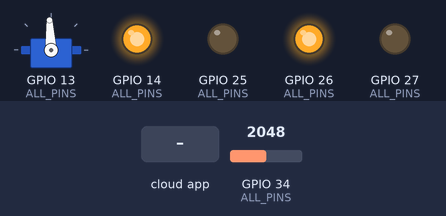
Simulated run of this sketch. Board: ESP32. Shown: servo, output pins drawn as LEDs (lit = HIGH). The test bench sets the inputs (shaded band); at power-on: GPIO 34 (ALL_PINS) = 2048 (analog values on the 0–4095 scale). The ROS host is connected and sends only what is stated; servo pulses on a pin are drawn as a servo (544–2400 µs = 0–180°).

Above: at 1.2 s.
1.3 s: the phone or cloud app sets linear.x to -100
At 1.68 s:
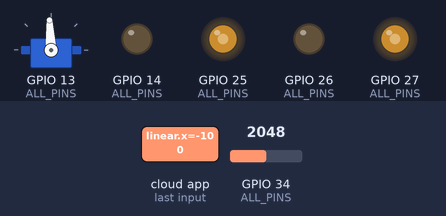
3.3 s: the phone or cloud app sets angular.z to -100
At 5.0 s:
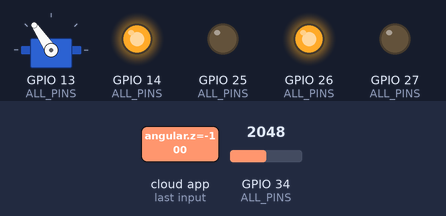
5.3 s: the phone or cloud app sets linear.x to 100
At 6.3 s:
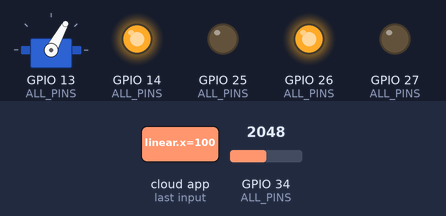
7.3 s: the phone or cloud app sets angular.z to 0
At 7.68 s:
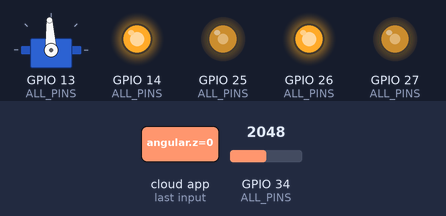
9.3 s: the phone or cloud app sets angular.z to 100
At 9.67 s:
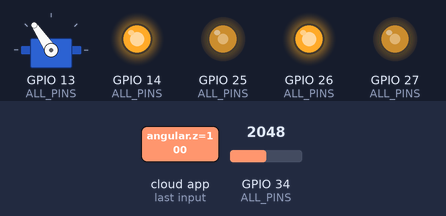
11.3 s: the phone or cloud app sets linear.x to -100
At 11.66 s:
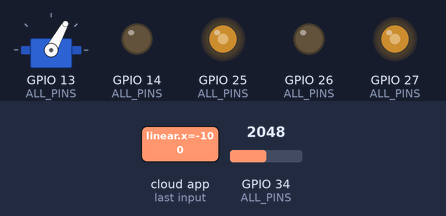
Timing chart, 0 to 14.3 s (numbered marks = the images above; inputs shaded):
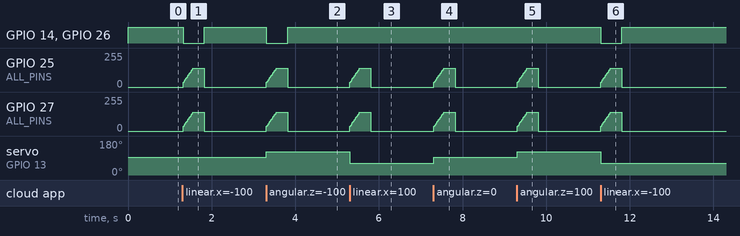

The sketch:

bronco_mcu.ino
```cpp
// Bronco MCU firmware: micro-ROS over USB serial (COM-1..4).
// Board: any ESP32 with the Espressif "esp32" Arduino core 3.x
// Library: micro_ros_arduino (pick the release matching your ROS distro)
// All the control logic is in vehicle_controller.h and is unit-tested on the PC
// (see ../test). This file is only glue.
#include <micro_ros_arduino.h>
#include <rcl/rcl.h>
#include <rclc/executor.h>
#include <rclc/rclc.h>
#include <geometry_msgs/msg/twist.h>
#include <std_msgs/msg/float32_multi_array.h>

#include "arduino_hal.h"
#include "vehicle_controller.h"

static const uint32_t CONTROL_PERIOD_MS = 20;  // 50 Hz  (COM-3)
static const uint32_t PUBLISH_PERIOD_MS = 50;  // 20 Hz  (COM-2)

static Tuning tuning;
static ArduinoHal hal(tuning);
static VehicleController controller(hal, tuning);

static rclc_support_t support;
static rcl_allocator_t allocator;
static rcl_node_t node;
static rclc_executor_t executor;
static rcl_subscription_t cmd_sub;
static rcl_publisher_t state_pub;
static geometry_msgs__msg__Twist cmd_msg;
static std_msgs__msg__Float32MultiArray state_msg;
static float state_data[5];

enum AgentState { WAITING_AGENT, AGENT_AVAILABLE, AGENT_CONNECTED, AGENT_DISCONNECTED };
static AgentState agent_state = WAITING_AGENT;

static void cmdVelCallback(const void* msg) {
  const geometry_msgs__msg__Twist* m = (const geometry_msgs__msg__Twist*)msg;
  controller.onCmdVel((float)m->linear.x, (float)m->angular.z);  // COM-1
}

static bool createEntities() {
  allocator = rcl_get_default_allocator();
  if (rclc_support_init(&support, 0, NULL, &allocator) != RCL_RET_OK) return false;
  if (rclc_node_init_default(&node, "bronco_mcu", "", &support) != RCL_RET_OK) return false;
  if (rclc_subscription_init_default(&cmd_sub, &node,
          ROSIDL_GET_MSG_TYPE_SUPPORT(geometry_msgs, msg, Twist), "cmd_vel") != RCL_RET_OK) return false;
  if (rclc_publisher_init_default(&state_pub, &node,
          ROSIDL_GET_MSG_TYPE_SUPPORT(std_msgs, msg, Float32MultiArray), "mcu/state") != RCL_RET_OK) return false;
  if (rclc_executor_init(&executor, &support.context, 1, &allocator) != RCL_RET_OK) return false;
  if (rclc_executor_add_subscription(&executor, &cmd_sub, &cmd_msg, &cmdVelCallback, ON_NEW_DATA) != RCL_RET_OK) return false;
  return true;
}

static void destroyEntities() {
  rmw_context_t* rmw_context = rcl_context_get_rmw_context(&support.context);
  (void)rmw_uros_set_context_entity_destroy_session_timeout(rmw_context, 0);
  rcl_publisher_fini(&state_pub, &node);
  rcl_subscription_fini(&cmd_sub, &node);
  rclc_executor_fini(&executor);
  rcl_node_fini(&node);
  rclc_support_fini(&support);
}

static void publishState() {  // COM-2: [steer_meas, steer_target, front, rear, flags]
  const State& s = controller.state();
  state_data[0] = s.steer_measured;
  state_data[1] = s.steer_target;
  state_data[2] = s.front_cmd;
  state_data[3] = s.rear_cmd;
  state_data[4] = (float)s.flags;
  (void)rcl_publish(&state_pub, &state_msg, NULL);
}

void setup() {
  hal.begin();
  controller.begin();  // motors 0, servo centred before anything else (SAF-1)

  set_microros_transports();  // USB serial

  state_msg.data.data = state_data;
  state_msg.data.size = 5;
  state_msg.data.capacity = 5;
  state_msg.layout.dim.data = NULL;
  state_msg.layout.dim.size = 0;
  state_msg.layout.dim.capacity = 0;
}

void loop() {
  static uint32_t last_control = 0, last_publish = 0, last_ping = 0;
  uint32_t now = millis();

  // Control loop never depends on the agent (COM-3, COM-4).
  if (now - last_control >= CONTROL_PERIOD_MS) {
    last_control = now;
    controller.update();
  }

  // Agent connection state machine (COM-4: auto-reconnect).
  switch (agent_state) {
    case WAITING_AGENT:
      if (now - last_ping >= 500) {
        last_ping = now;
        if (rmw_uros_ping_agent(50, 1) == RMW_RET_OK) agent_state = AGENT_AVAILABLE;
      }
      break;
    case AGENT_AVAILABLE:
      if (createEntities()) {
        agent_state = AGENT_CONNECTED;
      } else {
        destroyEntities();
        agent_state = WAITING_AGENT;
      }
      break;
    case AGENT_CONNECTED:
      if (now - last_ping >= 500) {
        last_ping = now;
        if (rmw_uros_ping_agent(50, 3) != RMW_RET_OK) { agent_state = AGENT_DISCONNECTED; break; }
      }
      rclc_executor_spin_some(&executor, RCL_MS_TO_NS(2));
      if (now - last_publish >= PUBLISH_PERIOD_MS) {
        last_publish = now;
        publishState();
      }
      break;
    case AGENT_DISCONNECTED:
      destroyEntities();
      agent_state = WAITING_AGENT;
      break;
  }
}
```

steering.h
```cpp
// Pure steering math (STR-1..5). No hardware access.
#pragma once
#include <math.h>
#include <stdint.h>
#include "tuning.h"

namespace steering {

// ADC counts -> angle (rad), linear, intentionally not clamped (STR-1).
inline float adcToAngle(int adc, const Tuning& t) {
  float span = float(t.adc_at_max - t.adc_at_min);
  return -t.max_steer_rad + float(adc - t.adc_at_min) * (2.f * t.max_steer_rad / span);
}

// Open wire / short detection (STR-2).
inline bool feedbackFault(int adc, const Tuning& t) {
  return adc <= t.adc_fault_low || adc >= t.adc_fault_high;
}

inline float clampAngle(float a, const Tuning& t) {  // STR-3
  return a > t.max_steer_rad ? t.max_steer_rad : (a < -t.max_steer_rad ? -t.max_steer_rad : a);
}

namespace detail {
inline float feedForwardUs(float angle, const Tuning& t) {
  float a = clampAngle(angle, t);
  float range = a >= 0.f ? float(t.servo_us_max - t.servo_us_center)
                         : float(t.servo_us_center - t.servo_us_min);
  return float(t.servo_us_center) + a / t.max_steer_rad * range;
}
inline uint16_t clampRound(float us, const Tuning& t) {
  if (us < float(t.servo_us_min)) us = float(t.servo_us_min);
  if (us > float(t.servo_us_max)) us = float(t.servo_us_max);
  return uint16_t(lroundf(us));
}
}  // namespace detail

// Feed-forward pulse for a target angle (STR-4).
inline uint16_t angleToPulseUs(float angle, const Tuning& t) {
  return detail::clampRound(detail::feedForwardUs(angle, t), t);
}

// Feed-forward + proportional feedback correction (STR-5).
inline uint16_t servoPulseUs(float target, float measured, bool fault, const Tuning& t) {
  float us = detail::feedForwardUs(target, t);
  if (!fault) us += t.steer_kp_us_per_rad * (clampAngle(target, t) - measured);
  return detail::clampRound(us, t);
}

}  // namespace steering
```

tuning.h
```cpp
// Every physical / tuning value in one place (CFG-3). Defaults are guesses for
// a typical 1/10 scale RC car - calibrate on the real car.
#pragma once
#include <stdint.h>

struct Tuning {
  // Vehicle geometry / limits
  float wheelbase_m = 0.30f;
  float max_speed_mps = 2.0f;          // speed that maps to 100 % motor command
  float max_steer_rad = 0.45f;         // ~26 deg each side
  float min_speed_for_steer_mps = 0.05f;

  // Motors
  float motor_deadband = 0.10f;        // smallest duty that actually turns the motor
  float max_accel_per_s = 2.0f;        // command units/s (1.0 = full scale)
  bool front_inverted = false;
  bool rear_inverted = false;
  uint32_t motor_pwm_freq_hz = 20000;
  uint8_t motor_pwm_bits = 10;

  // Safety
  uint32_t cmd_timeout_ms = 500;

  // Steering feedback (ADC counts, 12-bit on ESP32). Calibrate lock-to-lock.
  int adc_at_min = 800;                // reading at full right  (-max_steer)
  int adc_at_max = 3300;               // reading at full left   (+max_steer)
  int adc_fault_low = 100;             // <= : wire open / shorted to GND
  int adc_fault_high = 4000;           // >= : shorted to 3V3

  // Steering servo command
  uint16_t servo_us_min = 1000;
  uint16_t servo_us_center = 1500;
  uint16_t servo_us_max = 2000;
  float steer_kp_us_per_rad = 0.0f;    // 0 = pure feed-forward
  uint32_t servo_pwm_freq_hz = 50;
};
```

vehicle_controller.h
```cpp
// cmd_vel -> motors + steering, with watchdog and fault handling.
// Call begin() once, onCmdVel() whenever a command arrives, update() at ~50 Hz.
#pragma once
#include <math.h>
#include <stdint.h>
#include "hal.h"
#include "motor_driver.h"
#include "steering.h"
#include "tuning.h"

enum StateFlags : uint8_t { STEER_FAULT = 1, CMD_TIMEOUT = 2 };

struct State {
  float steer_measured = 0.f;  // rad
  float steer_target = 0.f;    // rad
  float front_cmd = 0.f;       // signed, applied (after ramp, before inversion)
  float rear_cmd = 0.f;
  uint8_t flags = 0;
};

class VehicleController {
 public:
  VehicleController(Hal& hal, const Tuning& t)
      : hal_(hal), t_(t), front_(hal, MOTOR_FRONT, t), rear_(hal, MOTOR_REAR, t) {}

  void begin() {  // SAF-1
    last_update_ms_ = hal_.millis();
    have_cmd_ = false;
    speed_cmd_ = 0.f;
    state_ = State();
    front_.stop();
    rear_.stop();
    state_.steer_target = 0.f;
    int adc = hal_.readSteeringAdc();
    state_.steer_measured = steering::adcToAngle(adc, t_);
    bool fault = steering::feedbackFault(adc, t_);
    hal_.writeServoUs(steering::servoPulseUs(0.f, state_.steer_measured, fault, t_));
    state_.flags = CMD_TIMEOUT | (fault ? STEER_FAULT : 0);
  }

  // v: m/s, w: rad/s (Twist linear.x / angular.z)
  void onCmdVel(float v, float w) {
    if (!isfinite(v) || !isfinite(w)) return;  // SAF-3
    last_cmd_ms_ = hal_.millis();
    have_cmd_ = true;

    float c = v / t_.max_speed_mps;  // DRV-1
    speed_cmd_ = c > 1.f ? 1.f : (c < -1.f ? -1.f : c);

    if (v == 0.f && w == 0.f) {  // DRV-4
      steer_target_ = 0.f;
    } else if (fabsf(v) >= t_.min_speed_for_steer_mps) {  // DRV-3
      steer_target_ = steering::clampAngle(atanf(t_.wheelbase_m * w / v), t_);  // DRV-2
    }
  }

  void update() {
    uint32_t now = hal_.millis();
    float dt = float(uint32_t(now - last_update_ms_)) / 1000.f;  // SAF-6 (unsigned math)
    last_update_ms_ = now;

    int adc = hal_.readSteeringAdc();
    float measured = steering::adcToAngle(adc, t_);
    bool fault = steering::feedbackFault(adc, t_);
    bool timeout = !have_cmd_ || uint32_t(now - last_cmd_ms_) >= t_.cmd_timeout_ms;

    if (fault || timeout) {  // SAF-2, SAF-4
      front_.stop();
      rear_.stop();
    } else {
      front_.setCommand(speed_cmd_);
      rear_.setCommand(speed_cmd_);
      front_.update(dt);
      rear_.update(dt);
    }

    hal_.writeServoUs(steering::servoPulseUs(steer_target_, measured, fault, t_));

    state_.steer_measured = measured;
    state_.steer_target = steer_target_;
    state_.front_cmd = front_.applied();
    state_.rear_cmd = rear_.applied();
    state_.flags = uint8_t((fault ? STEER_FAULT : 0) | (timeout ? CMD_TIMEOUT : 0));
  }

  const State& state() const { return state_; }

 private:
  Hal& hal_;
  const Tuning& t_;
  MotorDriver front_, rear_;
  State state_;
  float speed_cmd_ = 0.f;
  float steer_target_ = 0.f;
  bool have_cmd_ = false;
  uint32_t last_cmd_ms_ = 0;
  uint32_t last_update_ms_ = 0;
};
```

pins.h
```cpp
// ALL GPIO assignments live here (CFG-1). Placeholder values until the real
// schematic exists - change only this file. Keep numbers unique (CFG-2) and
// add every new pin to ALL_PINS so the unit test can check for duplicates.
//
// ESP32 notes: use an ADC1 pin (GPIO32-39) for the steering feedback; GPIO34-39
// are input-only. Avoid strapping pins (0, 2, 5, 12, 15) for outputs if you can.
#pragma once

namespace pins {

// Front motor driver
constexpr int MOTOR_FRONT_PWM = 25;
constexpr int MOTOR_FRONT_DIR = 26;
// Rear motor driver
constexpr int MOTOR_REAR_PWM = 27;
constexpr int MOTOR_REAR_DIR = 14;
// Steering servo (5-wire): PWM command out, analog position feedback in
constexpr int STEER_SERVO_PWM = 13;
constexpr int STEER_FEEDBACK_ADC = 34;

constexpr int ALL_PINS[] = {
    MOTOR_FRONT_PWM, MOTOR_FRONT_DIR, MOTOR_REAR_PWM,
    MOTOR_REAR_DIR,  STEER_SERVO_PWM, STEER_FEEDBACK_ADC,
};
constexpr int ALL_PINS_COUNT = sizeof(ALL_PINS) / sizeof(ALL_PINS[0]);

}  // namespace pins
```

arduino_hal.h
```cpp
// Real ESP32 hardware layer (COM-5). Needs the ESP32 Arduino core 3.x
// (ledcAttach/ledcWrite take a pin, not a channel). Not compiled by host tests.
#pragma once
#include <Arduino.h>
#include "hal.h"
#include "pins.h"
#include "tuning.h"

class ArduinoHal : public Hal {
 public:
  explicit ArduinoHal(const Tuning& t) : t_(t) {}

  void begin() {
    pinMode(pins::MOTOR_FRONT_DIR, OUTPUT);
    pinMode(pins::MOTOR_REAR_DIR, OUTPUT);
    ledcAttach(pins::MOTOR_FRONT_PWM, t_.motor_pwm_freq_hz, t_.motor_pwm_bits);
    ledcAttach(pins::MOTOR_REAR_PWM, t_.motor_pwm_freq_hz, t_.motor_pwm_bits);
    ledcAttach(pins::STEER_SERVO_PWM, t_.servo_pwm_freq_hz, SERVO_BITS);
    analogReadResolution(12);
    pinMode(pins::STEER_FEEDBACK_ADC, INPUT);
  }

  void writeMotor(MotorId id, float duty, bool forward) override {
    int pwm = (id == MOTOR_FRONT) ? pins::MOTOR_FRONT_PWM : pins::MOTOR_REAR_PWM;
    int dir = (id == MOTOR_FRONT) ? pins::MOTOR_FRONT_DIR : pins::MOTOR_REAR_DIR;
    uint32_t maxDuty = (1u << t_.motor_pwm_bits) - 1;
    digitalWrite(dir, forward ? HIGH : LOW);
    ledcWrite(pwm, (uint32_t)(duty * maxDuty + 0.5f));
  }

  void writeServoUs(uint16_t us) override {
    uint32_t periodUs = 1000000UL / t_.servo_pwm_freq_hz;
    ledcWrite(pins::STEER_SERVO_PWM, (uint32_t)us * (1u << SERVO_BITS) / periodUs);
  }

  int readSteeringAdc() override { return analogRead(pins::STEER_FEEDBACK_ADC); }
  uint32_t millis() override { return ::millis(); }

 private:
  static constexpr uint8_t SERVO_BITS = 14;
  const Tuning& t_;
};
```

hal.h
```cpp
// Hardware abstraction: the control logic only talks to this interface, so it
// runs unchanged on the ESP32 (arduino_hal.h) and in host unit tests (FakeHal).
#pragma once
#include <stdint.h>

enum MotorId { MOTOR_FRONT = 0, MOTOR_REAR = 1 };

struct Hal {
  virtual ~Hal() {}
  virtual void writeMotor(MotorId id, float duty /*0..1*/, bool forward) = 0;
  virtual void writeServoUs(uint16_t pulse_us) = 0;
  virtual int readSteeringAdc() = 0;
  virtual uint32_t millis() = 0;
};
```

motor_driver.h
```cpp
// One motor channel: clamp, slew-limit, deadband-map, invert (MOT-1..6).
#pragma once
#include <math.h>
#include "hal.h"
#include "tuning.h"

class MotorDriver {
 public:
  MotorDriver(Hal& hal, MotorId id, const Tuning& t) : hal_(hal), id_(id), t_(t) {}

  void setCommand(float c) {  // normalised [-1, 1]
    target_ = c > 1.f ? 1.f : (c < -1.f ? -1.f : c);
  }

  // Call periodically; dt in seconds. dt <= 0 does nothing (SAF-7).
  void update(float dt) {
    if (!(dt > 0.f)) return;
    float step = t_.max_accel_per_s * dt;
    float diff = target_ - applied_;
    if (diff > step) diff = step;
    if (diff < -step) diff = -step;
    applied_ += diff;
    write();
  }

  // Immediate stop, no ramp (MOT-6).
  void stop() {
    target_ = 0.f;
    applied_ = 0.f;
    write();
  }

  float applied() const { return applied_; }  // signed, before inversion

 private:
  void write() {
    float mag = fabsf(applied_);
    float duty = mag > 0.f ? t_.motor_deadband + (1.f - t_.motor_deadband) * mag : 0.f;
    if (duty > 1.f) duty = 1.f;
    bool inverted = (id_ == MOTOR_FRONT) ? t_.front_inverted : t_.rear_inverted;
    hal_.writeMotor(id_, duty, (applied_ >= 0.f) != inverted);
  }

  Hal& hal_;
  MotorId id_;
  const Tuning& t_;
  float target_ = 0.f;
  float applied_ = 0.f;
};
```

Measured:
- after the input at 1.3 s, GPIO 14 (ALL_PINS), GPIO 26 (ALL_PINS): HIGH → LOW at once, → HIGH 0.50 s later; GPIO 25 (ALL_PINS), GPIO 27 (ALL_PINS): rises from 0/255 to 140/255 in 0.23 s, then falls to 0/255 in 0.27 s
- after the input at 3.3 s, GPIO 14 (ALL_PINS), GPIO 26 (ALL_PINS): HIGH → LOW at once, → HIGH 0.50 s later; GPIO 25 (ALL_PINS), GPIO 27 (ALL_PINS): rises from 0/255 to 140/255 in 0.23 s, then falls to 0/255 in 0.27 s; servo on GPIO 13 (ALL_PINS): 93° → 124° at once
- after the input at 5.3 s, GPIO 25 (ALL_PINS), GPIO 27 (ALL_PINS): rises from 0/255 to 140/255 in 0.23 s, then falls to 0/255 in 0.27 s; servo on GPIO 13 (ALL_PINS): 124° → 61° at once
- after the input at 7.3 s, GPIO 25 (ALL_PINS), GPIO 27 (ALL_PINS): rises from 0/255 to 140/255 in 0.23 s, then falls to 0/255 in 0.27 s; servo on GPIO 13 (ALL_PINS): 61° → 93° at once
- after the input at 9.3 s, GPIO 25 (ALL_PINS), GPIO 27 (ALL_PINS): rises from 0/255 to 140/255 in 0.23 s, then falls to 0/255 in 0.27 s; servo on GPIO 13 (ALL_PINS): 93° → 124° at once
- after the input at 11.3 s, GPIO 14 (ALL_PINS), GPIO 26 (ALL_PINS): HIGH → LOW at once, → HIGH 0.50 s later; GPIO 25 (ALL_PINS), GPIO 27 (ALL_PINS): rises from 0/255 to 140/255 in 0.23 s, then falls to 0/255 in 0.27 s; servo on GPIO 13 (ALL_PINS): 124° → 61° at once
